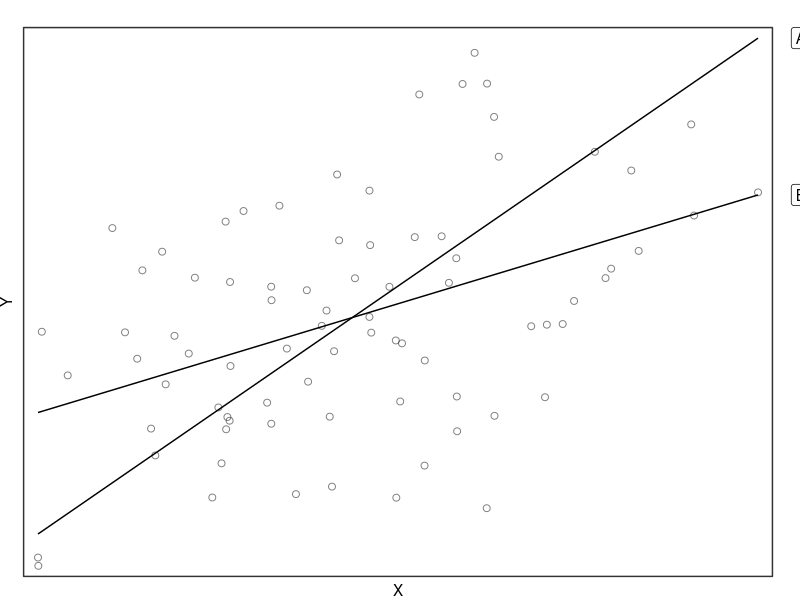

Generate this figure with R:
## ---- chunk 1
library(tidyverse)
theme_set(theme_bw())
set.seed(131)

d <- tibble(X = rnorm(80)) %>%
  mutate(Y = X + rnorm(n(), sd = 2))

slope <- with(d, sd(Y)/sd(X))
intercept <- with(d, mean(Y) - mean(X) * slope)

m <- lm(Y ~ X, d)

lines_df <- tibble(X = range(d$X)) %>%
  mutate(A = intercept + X*slope,
         B = predict(m, .)) %>%
  gather(method, Y, A:B)

ggplot(lines_df, aes(x = X, y = Y)) +
  geom_point(data = d, shape = 1, size = 2, alpha = .5) +
  geom_line(aes(group = method)) +
  geom_label(data = function(d) d %>% top_n(1, X),
             aes(label = method),
             hjust = 0, nudge_x = .2) +
  scale_x_continuous(expand = c(.02, 0)) +
  scale_y_continuous(expand = c(.02, 0)) +
  coord_cartesian(xlim = range(d$X), clip = "off") +
  theme(axis.text = element_blank(),
        axis.ticks = element_blank(),
        panel.grid = element_blank(),
        plot.margin = margin(7, 7, 0, 0, "mm"),
        legend.position = "none")
